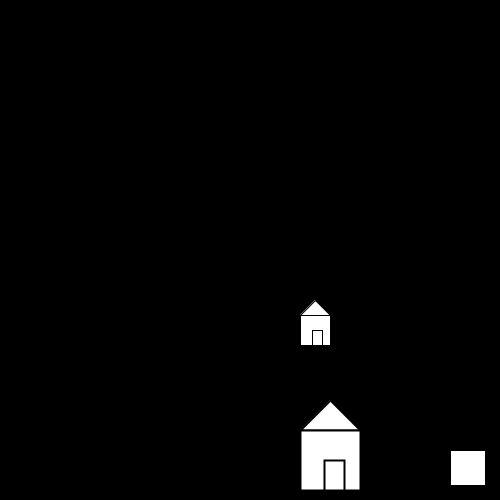
Frame 1 (no input)
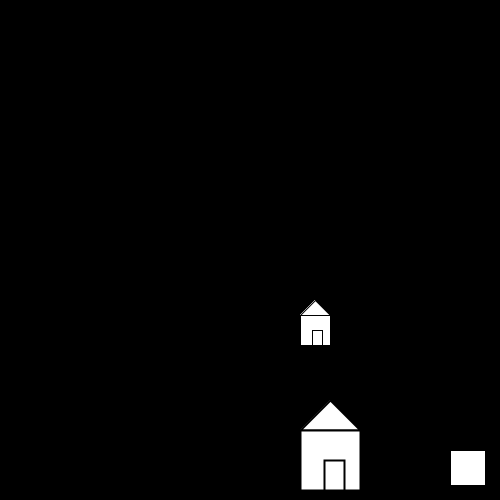
Frame 60 (the mouse pressed at the canvas centre just before this capture)
Frame 120 (the mouse held since frame 60 and released just before this capture): identical to frame 60, image omitted

The Processing sketch that drew these frames (run headless with seeded random() and noise(); from frame 60 on, the mouse is pressed at the canvas centre):

// Processing sketch: TranslationandScale
// ── TranslationandScale.pde
int x, y;



void setup(){
  size(500, 500); 
  background(0);
  
  x = 200;
  y = 200;
 
  //rectMode(CENTER);
}

void draw(){
  
  pushMatrix();
  translate(200, 200);
  rect(250, 250, 35, 35);
  popMatrix();
  
  
  translate(100, 100);
  triangle(x + 15, y, x, y + 15, x + 30, y + 15);
  rect(x, y + 15, 30, 30);
  rect(x + 12, y + 30, 10, 15);

  pushMatrix();
  translate(-200, -100);
  scale(2.0);
  triangle(x + 15, y, x, y + 15, x + 30, y + 15);
  rect(x, y + 15, 30, 30);
  rect(x + 12, y + 30, 10, 15);
  popMatrix();
  
}
